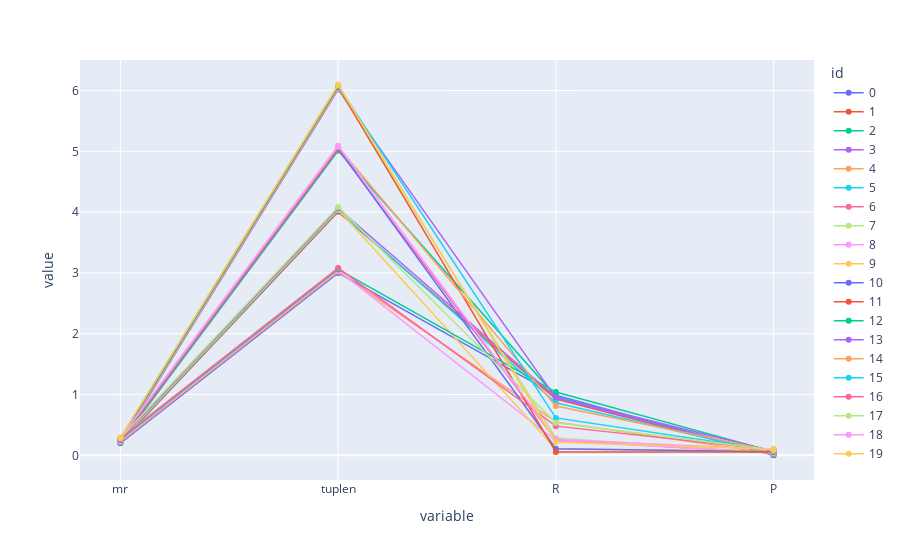

Write notebook code for a chart like this one.
### Code cell
# df.loc[~df.P.isna()]
show_board(df.iloc[:20],cols = ['mr','tuplen','R','P']) # 'N','w','s',m,m2

### Figure 1 — Plotly figure (JSON) as saved in the notebook; plotly's stock layout.template omitted (floating-point values rounded to 4 significant figures)
{"data": [{"hovertemplate": "id=0<br>variable=%{x}<br>value=%{y}<extra></extra>", "legendgroup": "0", "line": {"color": "#636efa", "dash": "solid", "width": 1.5}, "marker": {"symbol": "circle"}, "mode": "markers+lines", "name": "0", "orientation": "v", "showlegend": true, "type": "scatter", "x": ["mr", "tuplen", "R", "P"], "xaxis": "x", "y": [0.2, 3, 0.99, 0.001202], "yaxis": "y"}, {"hovertemplate": "id=1<br>variable=%{x}<br>value=%{y}<extra></extra>", "legendgroup": "1", "line": {"color": "#EF553B", "dash": "solid", "width": 1.5}, "marker": {"symbol": "circle"}, "mode": "markers+lines", "name": "1", "orientation": "v", "showlegend": true, "type": "scatter", "x": ["mr", "tuplen", "R", "P"], "xaxis": "x", "y": [0.205, 4.005, 0.925, 0.005968], "yaxis": "y"}, {"hovertemplate": "id=2<br>variable=%{x}<br>value=%{y}<extra></extra>", "legendgroup": "2", "line": {"color": "#00cc96", "dash": "solid", "width": 1.5}, "marker": {"symbol": "circle"}, "mode": "markers+lines", "name": "2", "orientation": "v", "showlegend": true, "type": "scatter", "x": ["mr", "tuplen", "R", "P"], "xaxis": "x", "y": [0.21, 5.01, 0.97, 0.01063], "yaxis": "y"}, {"hovertemplate": "id=3<br>variable=%{x}<br>value=%{y}<extra></extra>", "legendgroup": "3", "line": {"color": "#ab63fa", "dash": "solid", "width": 1.5}, "marker": {"symbol": "circle"}, "mode": "markers+lines", "name": "3", "orientation": "v", "showlegend": true, "type": "scatter", "x": ["mr", "tuplen", "R", "P"], "xaxis": "x", "y": [0.215, 6.015, 0.945, 0.01543], "yaxis": "y"}, {"hovertemplate": "id=4<br>variable=%{x}<br>value=%{y}<extra></extra>", "legendgroup": "4", "line": {"color": "#FFA15A", "dash": "solid", "width": 1.5}, "marker": {"symbol": "circle"}, "mode": "markers+lines", "name": "4", "orientation": "v", "showlegend": true, "type": "scatter", "x": ["mr", "tuplen", "R", "P"], "xaxis": "x", "y": [0.22, 3.02, 0.55, 0.02384], "yaxis": "y"}, {"hovertemplate": "id=5<br>variable=%{x}<br>value=%{y}<extra></extra>", "legendgroup": "5", "line": {"color": "#19d3f3", "dash": "solid", "width": 1.5}, "marker": {"symbol": "circle"}, "mode": "markers+lines", "name": "5", "orientation": "v", "showlegend": true, "type": "scatter", "x": ["mr", "tuplen", "R", "P"], "xaxis": "x", "y": [0.225, 4.025, 0.865, 0.02626], "yaxis": "y"}, {"hovertemplate": "id=6<br>variable=%{x}<br>value=%{y}<extra></extra>", "legendgroup": "6", "line": {"color": "#FF6692", "dash": "solid", "width": 1.5}, "marker": {"symbol": "circle"}, "mode": "markers+lines", "name": "6", "orientation": "v", "showlegend": true, "type": "scatter", "x": ["mr", "tuplen", "R", "P"], "xaxis": "x", "y": [0.23, 5.03, 0.25, 0.03799], "yaxis": "y"}, {"hovertemplate": "id=7<br>variable=%{x}<br>value=%{y}<extra></extra>", "legendgroup": "7", "line": {"color": "#B6E880", "dash": "solid", "width": 1.5}, "marker": {"symbol": "circle"}, "mode": "markers+lines", "name": "7", "orientation": "v", "showlegend": true, "type": "scatter", "x": ["mr", "tuplen", "R", "P"], "xaxis": "x", "y": [0.235, 6.035, 0.285, 0.03701], "yaxis": "y"}, {"hovertemplate": "id=8<br>variable=%{x}<br>value=%{y}<extra></extra>", "legendgroup": "8", "line": {"color": "#FF97FF", "dash": "solid", "width": 1.5}, "marker": {"symbol": "circle"}, "mode": "markers+lines", "name": "8", "orientation": "v", "showlegend": true, "type": "scatter", "x": ["mr", "tuplen", "R", "P"], "xaxis": "x", "y": [0.24, 3.04, 0.24, 0.04173], "yaxis": "y"}, {"hovertemplate": "id=9<br>variable=%{x}<br>value=%{y}<extra></extra>", "legendgroup": "9", "line": {"color": "#FECB52", "dash": "solid", "width": 1.5}, "marker": {"symbol": "circle"}, "mode": "markers+lines", "name": "9", "orientation": "v", "showlegend": true, "type": "scatter", "x": ["mr", "tuplen", "R", "P"], "xaxis": "x", "y": [0.245, 4.045, 0.105, 0.06854], "yaxis": "y"}, {"hovertemplate": "id=10<br>variable=%{x}<br>value=%{y}<extra></extra>", "legendgroup": "10", "line": {"color": "#636efa", "dash": "solid", "width": 1.5}, "marker": {"symbol": "circle"}, "mode": "markers+lines", "name": "10", "orientation": "v", "showlegend": true, "type": "scatter", "x": ["mr", "tuplen", "R", "P"], "xaxis": "x", "y": [0.25, 5.05, 0.11, 0.05688], "yaxis": "y"}, {"hovertemplate": "id=11<br>variable=%{x}<br>value=%{y}<extra></extra>", "legendgroup": "11", "line": {"color": "#EF553B", "dash": "solid", "width": 1.5}, "marker": {"symbol": "circle"}, "mode": "markers+lines", "name": "11", "orientation": "v", "showlegend": true, "type": "scatter", "x": ["mr", "tuplen", "R", "P"], "xaxis": "x", "y": [0.255, 6.055, 0.055, 0.055], "yaxis": "y"}, {"hovertemplate": "id=12<br>variable=%{x}<br>value=%{y}<extra></extra>", "legendgroup": "12", "line": {"color": "#00cc96", "dash": "solid", "width": 1.5}, "marker": {"symbol": "circle"}, "mode": "markers+lines", "name": "12", "orientation": "v", "showlegend": true, "type": "scatter", "x": ["mr", "tuplen", "R", "P"], "xaxis": "x", "y": [0.26, 3.06, 1.04, 0.06065], "yaxis": "y"}, {"hovertemplate": "id=13<br>variable=%{x}<br>value=%{y}<extra></extra>", "legendgroup": "13", "line": {"color": "#ab63fa", "dash": "solid", "width": 1.5}, "marker": {"symbol": "circle"}, "mode": "markers+lines", "name": "13", "orientation": "v", "showlegend": true, "type": "scatter", "x": ["mr", "tuplen", "R", "P"], "xaxis": "x", "y": [0.265, 4.065, 0.955, 0.06722], "yaxis": "y"}, {"hovertemplate": "id=14<br>variable=%{x}<br>value=%{y}<extra></extra>", "legendgroup": "14", "line": {"color": "#FFA15A", "dash": "solid", "width": 1.5}, "marker": {"symbol": "circle"}, "mode": "markers+lines", "name": "14", "orientation": "v", "showlegend": true, "type": "scatter", "x": ["mr", "tuplen", "R", "P"], "xaxis": "x", "y": [0.27, 5.07, 0.81, 0.07306], "yaxis": "y"}, {"hovertemplate": "id=15<br>variable=%{x}<br>value=%{y}<extra></extra>", "legendgroup": "15", "line": {"color": "#19d3f3", "dash": "solid", "width": 1.5}, "marker": {"symbol": "circle"}, "mode": "markers+lines", "name": "15", "orientation": "v", "showlegend": true, "type": "scatter", "x": ["mr", "tuplen", "R", "P"], "xaxis": "x", "y": [0.275, 6.075, 0.615, 0.08031], "yaxis": "y"}, {"hovertemplate": "id=16<br>variable=%{x}<br>value=%{y}<extra></extra>", "legendgroup": "16", "line": {"color": "#FF6692", "dash": "solid", "width": 1.5}, "marker": {"symbol": "circle"}, "mode": "markers+lines", "name": "16", "orientation": "v", "showlegend": true, "type": "scatter", "x": ["mr", "tuplen", "R", "P"], "xaxis": "x", "y": [0.28, 3.08, 0.48, 0.08564], "yaxis": "y"}, {"hovertemplate": "id=17<br>variable=%{x}<br>value=%{y}<extra></extra>", "legendgroup": "17", "line": {"color": "#B6E880", "dash": "solid", "width": 1.5}, "marker": {"symbol": "circle"}, "mode": "markers+lines", "name": "17", "orientation": "v", "showlegend": true, "type": "scatter", "x": ["mr", "tuplen", "R", "P"], "xaxis": "x", "y": [0.285, 4.085, 0.535, 0.0881], "yaxis": "y"}, {"hovertemplate": "id=18<br>variable=%{x}<br>value=%{y}<extra></extra>", "legendgroup": "18", "line": {"color": "#FF97FF", "dash": "solid", "width": 1.5}, "marker": {"symbol": "circle"}, "mode": "markers+lines", "name": "18", "orientation": "v", "showlegend": true, "type": "scatter", "x": ["mr", "tuplen", "R", "P"], "xaxis": "x", "y": [0.29, 5.09, 0.26, 0.09437], "yaxis": "y"}, {"hovertemplate": "id=19<br>variable=%{x}<br>value=%{y}<extra></extra>", "legendgroup": "19", "line": {"color": "#FECB52", "dash": "solid", "width": 1.5}, "marker": {"symbol": "circle"}, "mode": "markers+lines", "name": "19", "orientation": "v", "showlegend": true, "type": "scatter", "x": ["mr", "tuplen", "R", "P"], "xaxis": "x", "y": [0.295, 6.095, 0.215, 0.1034], "yaxis": "y"}], "layout": {"legend": {"title": {"text": "id"}, "tracegroupgap": 0}, "margin": {"t": 60}, "xaxis": {"anchor": "y", "autorange": true, "domain": [0, 1], "range": [-0.1796, 3.18], "title": {"text": "variable"}, "type": "category"}, "yaxis": {"anchor": "x", "autorange": true, "domain": [0, 1], "range": [-0.4706, 6.567], "title": {"text": "value"}, "type": "linear"}}}
